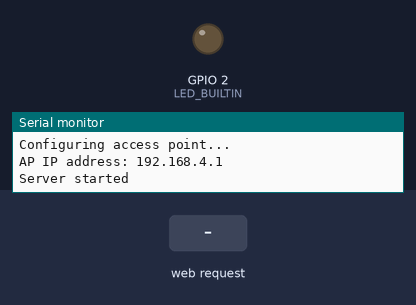
Bench run of a sketch on a simulated ESP32. On the bench: output pins drawn as LEDs (lit = HIGH), the last lines printed to the serial monitor. The inputs (shaded band) are chosen by the test bench.

Above: at 1.2 s.
1.3 s: HTTP request GET /H received
At 2.3 s:
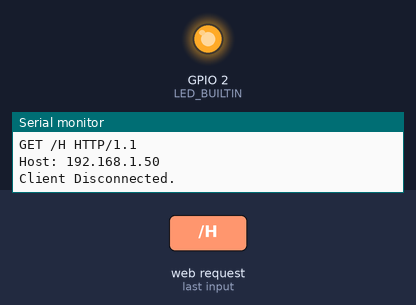
2.8 s: HTTP request GET /L received
At 3.4 s:
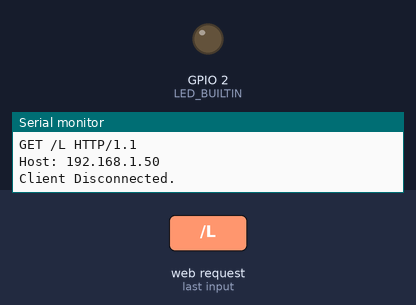
Timing chart, 0 to 5.8 s (numbered marks = the images above; inputs shaded):
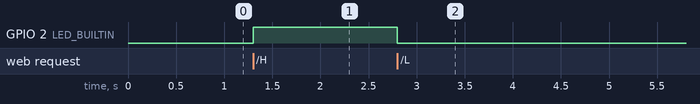

The sketch:

WiFi-AP-MyWeb.ino
```cpp
/*
  WiFiAccessPoint.ino creates a WiFi access point and provides a web server on it.

  Steps:
  1. Connect to the access point "yourAp"
  2. Point your web browser to http://192.168.4.1/H to turn the LED on or http://192.168.4.1/L to turn it off
     OR
     Run raw TCP "GET /H" and "GET /L" on PuTTY terminal with 192.168.4.1 as IP address and 80 as port

  Created for arduino-esp32 on 04 July, 2018
  by Elochukwu Ifediora (fedy0)
*/

/* ESP32 & ESP8266 Setup
 *  File-Preferences Addtional Board Manager:
 *  https://dl.espressif.com/dl/package_esp32_index.json, http://arduino.esp8266.com/stable/package_esp8266com_index.json
 *
 *  ESP32 board is: DOTIT ESP32 DEVKIT V1
 *
 *  Push "BOOT" button on ESP32 to upload sketch
 */

#include <WiFi.h>
#include <WiFiClient.h>
#include <WiFiAP.h>

#define LED_BUILTIN 2   // Set the GPIO pin where you connected your test LED or comment this line out if your dev board has a built-in LED

// Set these to your desired credentials.
const char *ssid = "DarkSideOfMoon";
const char *password = "LHS202021";

WiFiServer server(80);

boolean LED_status = false;
String LED_status_str = "OFF";

// Current time
unsigned long currentTime = millis();
// Previous time
unsigned long previousTime = 0;
// Define timeout time in milliseconds (example: 2000ms = 2s)
const long timeoutTime = 500;

void setup() {
  pinMode(LED_BUILTIN, OUTPUT);

  Serial.begin(115200);
  Serial.println();
  Serial.println("Configuring access point...");

  // You can remove the password parameter if you want the AP to be open.
  WiFi.softAP(ssid, password);
  IPAddress myIP = WiFi.softAPIP();
  Serial.print("AP IP address: ");
  Serial.println(myIP);
  server.begin();

  Serial.println("Server started");
}

void loop() {
  WiFiClient client = server.available();   // listen for incoming clients

  if (client) {                             // if you get a client,
    currentTime = millis();
    previousTime = currentTime;

    Serial.println("New Client.");           // print a message out the serial port
    String currentLine = "";                // make a String to hold incoming data from the client
    while (client.connected()&& currentTime - previousTime <= timeoutTime) {            // loop while the client's connected
     currentTime = millis();
     if (client.available()) {             // if there's bytes to read from the client,
        char c = client.read();             // read a byte, then
        Serial.write(c);                    // print it out the serial monitor
        if (c == '\n') {                    // if the byte is a newline character

          // if the current line is blank, you got two newline characters in a row.
          // that's the end of the client HTTP request, so send a response:
          if (currentLine.length() == 0) {
            // HTTP headers always start with a response code (e.g. HTTP/1.1 200 OK)
            // and a content-type so the client knows what's coming, then a blank line:
            client.println("HTTP/1.1 200 OK");
            client.println("Content-type:text/html");
            client.println();

/* Old HTML
            // the content of the HTTP response follows the header:
            client.print("<a href=\"/H\"><h1>LED ON</h1></a><br>");
            client.print("<a href=\"/L\"><h1>LED OFF</h1></a><br>");

            // The HTTP response ends with another blank line:
            client.println();
            // break out of the while loop:
            break;
          } else {    // if you got a newline, then clear currentLine:
            currentLine = "";
          }
*/

           // Display the HTML web page
            client.println("<!DOCTYPE html><html>");
            client.println("<head><meta name=\"viewport\" content=\"width=device-width, initial-scale=1\">");
            client.println("<link rel=\"icon\" href=\"data:,\">");
            // CSS to style the on/off buttons
            // Feel free to change the background-color and font-size attributes to fit your preferences
            client.println("<style>html { font-family: Helvetica; display: inline-block; margin: 0px auto; text-align: center;}");
            client.println(".button { background-color: #4CAF50; border: none; color: white; padding: 16px 40px;");
            client.println("text-decoration: none; font-size: 30px; margin: 2px; cursor: pointer;}");
            client.println(".button2 {background-color: #555555;}</style></head>");

            // Web Page Heading
            client.println("<body><h1>ESP32 Web Server</h1>");
            client.println("</body></html>");

            // Display current state, and ON/OFF buttons for LED
            client.println("<p>LED - State <b>" + LED_status_str + "</b></p>");

            // If the output26State is off, it displays the ON button
            if (LED_status==true) {
              //client.println("<p><a href=\"/26/off\"><button class=\"button button2\">OFF</button></a></p>");
              client.println("<p><a href=\"/L\"><button class=\"button button2\">OFF</button></a></p>");
            } else {
              //client.println("<p><a href=\"/26/on\"><button class=\"button\">ON</button></a></p>");
              client.println("<p><a href=\"/H\"><button class=\"button\">ON</button></a></p>");
           }
            // If the output26State is off, it displays the ON button
            if (LED_status==true) {
              //client.println("<p><a href=\"/26/off\"><button class=\"button button2\">OFF</button></a></p>");
              client.println("<p><a href=\"/L\"><button class=\"button button2\">OFF</button></a></p>");
            } else {
              //client.println("<p><a href=\"/26/on\"><button class=\"button\">ON</button></a></p>");
              client.println("<p><a href=\"/H\"><button class=\"button\">ON</button></a></p>");
           }

            // The HTTP response ends with another blank line
            client.println();
          } else { // if you got a newline, then clear currentLine
            currentLine = "";
          }


        } else if (c != '\r') {  // if you got anything else but a carriage return character,
          currentLine += c;      // add it to the end of the currentLine
        }


        // Check to see if the client request was "GET /H" or "GET /L":
        if (currentLine.endsWith("GET /H")) {
          digitalWrite(LED_BUILTIN, HIGH);               // GET /H turns the LED on
          LED_status = true;
          LED_status_str = "ON";
        }
        if (currentLine.endsWith("GET /L")) {
          digitalWrite(LED_BUILTIN, LOW);                // GET /L turns the LED off
          LED_status = false;
          LED_status_str = "OFF";
        }
        if (currentLine.endsWith("Client")) {
          if (LED_status)
            client.print("LED on\r");
          else
             client.print("LED off\r");
        }
      }// big while statement

    } // big if statement
    // close the connection:
    client.stop();
    Serial.println("Client Disconnected.");
  }
}
```

Measured:
- after the input at 1.3 s, GPIO 2 (LED_BUILTIN): LOW → HIGH at once
- after the input at 2.8 s, GPIO 2 (LED_BUILTIN): HIGH → LOW at once
